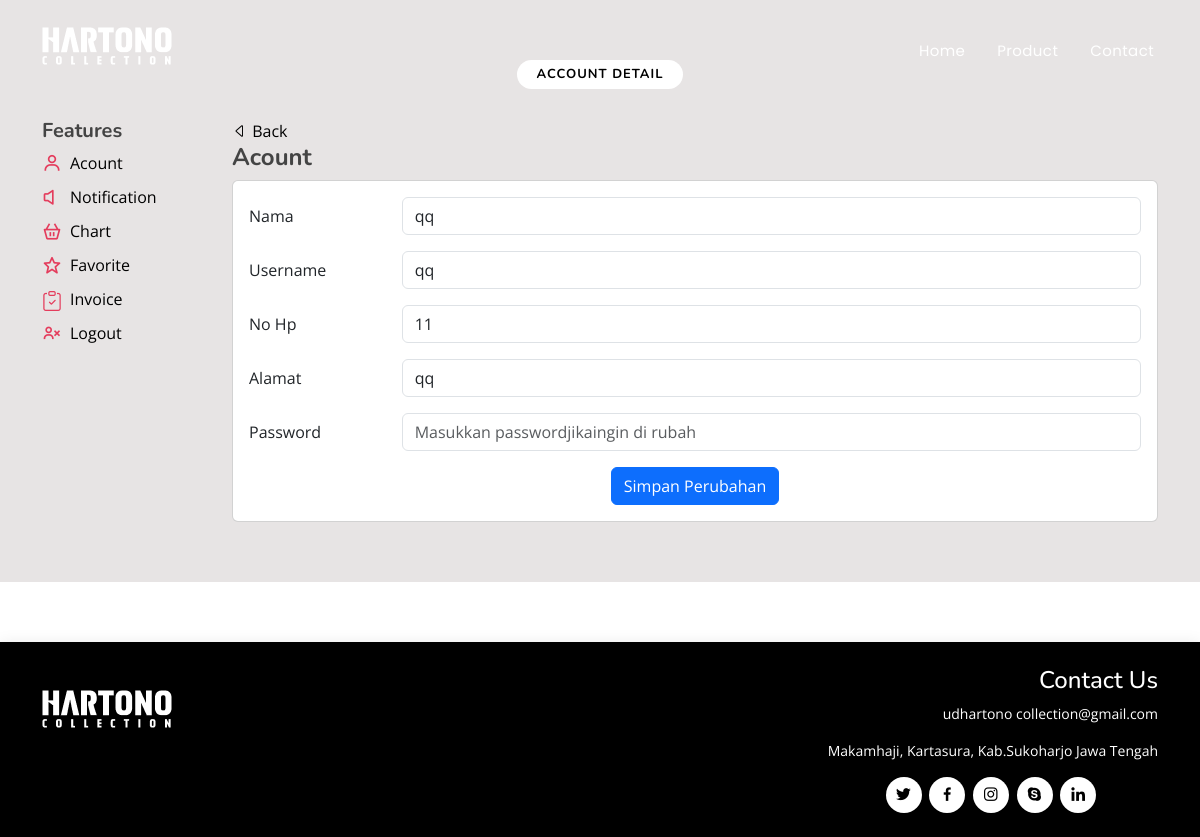
The page /pelanggan/akun.php (signed in) on the database its author committed.
### tables this page shows
CREATE TABLE `pelanggan` (
  `id_pelanggan` varchar(11) NOT NULL,
  `nama` varchar(100) NOT NULL,
  `alamat` varchar(200) NOT NULL,
  `no_telepon` varchar(15) NOT NULL,
  `username` varchar(250) NOT NULL,
  `password` varchar(250) NOT NULL
);

### pelanggan/akun.php (the view, shortened to what this page needs)
<!DOCTYPE html>
<html lang="en">
<?php include 'root/head.php' ?>
<body>
    <?php include 'root/navbar.php' ?>
    <?php
include '../koneksi/koneksi.php';
function getDataPelangganFromDatabase($id_pelanggan) {
    global $conn;
    $query = "SELECT * FROM pelanggan WHERE id_pelanggan = '$id_pelanggan'";
    $result = mysqli_query($conn, $query);
    if ($result && mysqli_num_rows($result) > 0) {
        return mysqli_fetch_assoc($result);
    } else {
        return false;
    }
}
if (isset($_SESSION['id_pelanggan'])) {
    $id_pelanggan = $_SESSION['id_pelanggan'];
    $dataPelanggan = getDataPelangganFromDatabase($id_pelanggan);
} else {
    header("Location: login.php");
    exit();
}
?>
    <main id="main">
        <section section id="about" class="about" style="background-color: rgb(231, 228, 228);">
            <div class="container">
                <div class="section-title">
                    <h2>Account Detail</h2>
                </div>
                <div class="row content">
                    <?php include 'root/menu.php' ?>
                    <div class="col-lg-10 pt-4 pt-lg-0">
                        <a href="index.php"><i class="bi bi-caret-left"></i> Back</a> <br>
                        <h4 style="font-weight: bold;">Acount</h4>
                        <div class="card">
                            <div class="card-body">
                                <form method="post" action="<?php echo $_SERVER['PHP_SELF']; ?>">
                                    <div class="row mb-3">
                                        <label for="inputNama" class="col-sm-2 col-form-label">Nama</label>
                                        <div class="col-sm-10">
                                            <input type="text" name="nama" value="<?php echo $dataPelanggan['nama']; ?>"
                                                class="form-control" id="inputNama">
                                        </div>
                                    </div>
                                    <div class="row mb-3">
                                        <label for="inputUsername" class="col-sm-2 col-form-label">Username</label>
                                        <div class="col-sm-10">
                                            <input type="text" name="username"
                                                value="<?php echo $dataPelanggan['username']; ?>" class="form-control"
                                                id="inputUsername">
                                        </div>
                                    </div>
                                    <div class="row mb-3">
                                        <label for="inputNoHp" class="col-sm-2 col-form-label">No Hp</label>
                                        <div class="col-sm-10">
                                            <input type="text" name="no_telepon"
                                                value="<?php echo $dataPelanggan['no_telepon']; ?>" class="form-control"
                                                id="inputNoHp">
                                        </div>
                                    </div>
                                    <div class="row mb-3">
                                        <label for="inputAlamat" class="col-sm-2 col-form-label">Alamat</label>
                                        <div class="col-sm-10">
                                            <input type="text" name="alamat"
                                                value="<?php echo $dataPelanggan['alamat']; ?>" class="form-control"
                                                id="inputAlamat">
                                        </div>
                                    </div>
                                    <div class="row mb-3">
                                        <label for="inputPassword" class="col-sm-2 col-form-label">Password</label>
                                        <div class="col-sm-10">
                                            <input type="password" name="password" class="form-control"
                                                id="inputPassword" placeholder="Masukkan passwordjikaingin di rubah">
                                        </div>
                                    </div>
                                    <center>
                                        <button type="submit" name="submit" class="btn btn-primary">Simpan
                                            Perubahan</button>
                                    </center>
                                </form>
                            </div>
                        </div>
                    </div>
                </div>
        </section>
    </main>
    <?php include 'root/footer.php' ?>
</body>
</html>

### pelanggan/assets/css/style.css (style rules this page uses)
body { font-family: "Open Sans", sans-serif; color: #444444; }
a { color: #000000; text-decoration: none; }
h1, h2, h3, h4, h5, h6 { font-family: "Nunito", sans-serif; }
section { padding: 60px 0; overflow: hidden; }
.section-title { text-align: center; padding-bottom: 30px; }
.section-title h2 { font-size: 13px; letter-spacing: 1px; font-weight: 700; padding: 8px 20px; line-height: 1; margin: 0; background: #ffffff; color: #000000; display: inline-block; text-transform: uppercase; border-radius: 50px; }

### rows shown on the page
pelanggan: nama "qq", username "qq", no_telepon "11", alamat "qq"
